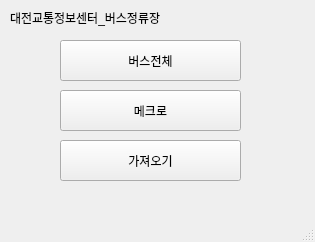
<?xml version="1.0" encoding="UTF-8"?>
<ui version="4.0">
 <class>MainWindow</class>
 <widget class="QMainWindow" name="MainWindow">
  <property name="geometry">
   <rect>
    <x>0</x>
    <y>0</y>
    <width>315</width>
    <height>242</height>
   </rect>
  </property>
  <property name="windowTitle">
   <string>MainWindow</string>
  </property>
  <widget class="QWidget" name="centralwidget">
   <widget class="QPushButton" name="pb">
    <property name="geometry">
     <rect>
      <x>60</x>
      <y>140</y>
      <width>181</width>
      <height>41</height>
     </rect>
    </property>
    <property name="text">
     <string>가져오기</string>
    </property>
    <property name="autoRepeatDelay">
     <number>291</number>
    </property>
   </widget>
   <widget class="QLabel" name="label">
    <property name="geometry">
     <rect>
      <x>10</x>
      <y>10</y>
      <width>181</width>
      <height>16</height>
     </rect>
    </property>
    <property name="text">
     <string>대전교통정보센터_버스정류장</string>
    </property>
   </widget>
   <widget class="QPushButton" name="pb_all">
    <property name="geometry">
     <rect>
      <x>60</x>
      <y>40</y>
      <width>181</width>
      <height>41</height>
     </rect>
    </property>
    <property name="text">
     <string>버스전체</string>
    </property>
    <property name="autoRepeatDelay">
     <number>291</number>
    </property>
   </widget>
   <widget class="QPushButton" name="pb_macro">
    <property name="geometry">
     <rect>
      <x>60</x>
      <y>90</y>
      <width>181</width>
      <height>41</height>
     </rect>
    </property>
    <property name="text">
     <string>메크로</string>
    </property>
    <property name="autoRepeatDelay">
     <number>291</number>
    </property>
   </widget>
  </widget>
  <widget class="QMenuBar" name="menubar">
   <property name="geometry">
    <rect>
     <x>0</x>
     <y>0</y>
     <width>315</width>
     <height>26</height>
    </rect>
   </property>
  </widget>
  <widget class="QStatusBar" name="statusbar"/>
 </widget>
 <resources/>
 <connections/>
</ui>
